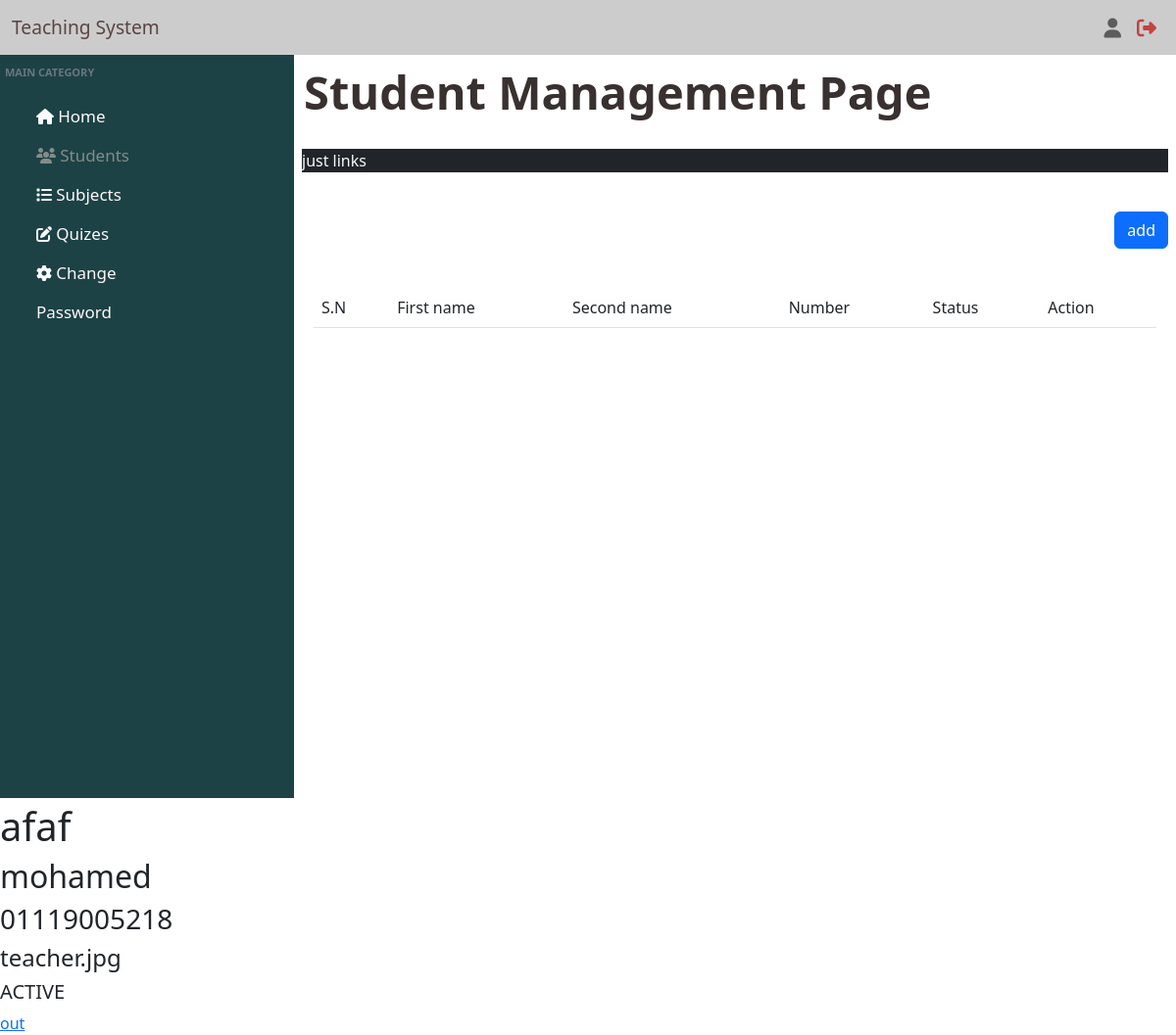
The app's page /teacher/students.php (signed in) with its own data.
### tables this page shows
CREATE TABLE `users` (
  `user_id` int(11) NOT NULL,
  `user_first_name` varchar(50) NOT NULL,
  `user_last_name` varchar(50) NOT NULL,
  `user_number` varchar(11) NOT NULL,
  `user_image` varchar(100) NOT NULL,
  `user_type` enum('ADMIN','TEACHER','STUDENT') NOT NULL DEFAULT 'STUDENT',
  `user_status` enum('ACTIVE','PENDED') NOT NULL DEFAULT 'PENDED',
  `user_password` varchar(50) NOT NULL
);

### teacher/init.php (called while the page is built, shortened)
<?php
    include_once "../modules/Teacher.php";
    $database = new Database() ;
    $db = $database->connect() ;
    $teacher = new Teacher($db) ;
    $templates = "../inc/templates/" ;
    include_once $templates . 'header.php' ;

### modules/Teacher.php (called while the page is built, shortened)
<?php
    class Teacher{
        private $con = null;
        private $tbl = 'users' ;
        protected $user_first_name ;
        protected $user_last_name ;
        protected $user_number ;
        protected $user_image;
        protected $user_status ;
        public function __construct($db)
        {
            $this->con = $db ;
        }
        public function set_user_first_name($user_first_name)
        {
            $this->user_first_name = $user_first_name ;
        }
        public function set_user_last_name($user_last_name)
        {
            $this->user_last_name = $user_last_name ;
        }
        public function set_user_number($user_number)
        {
            $this->user_number = $user_number ;
        }
        public function set_user_image($user_image)
        {
            $this->user_image = $user_image ;
        }
        public function set_user_status($user_status)
        {
            $this->user_status = $user_status ;
        }
        public function get_user_first_name()
        {
            return $this->user_first_name ;
        }
        public function get_user_last_name()
        {
            return $this->user_last_name ;
        }
        public function get_user_number()
        {
            return $this->user_number  ;
        }
        public function get_user_image()
        {
            return $this->user_image ;
        }
        public function get_user_status()
        {
            return $this->user_status  ;
        }
        public function get_main_category()
        {
            $data = array(
                "categores" => ['home', 'students', 'subjects', 'quizes', 'change password'],
                "icons" => ['<i class="fa-solid fa-house"></i>', '<i class="fa-solid fa-users"></i>', '<i class="fa-solid fa-list"></i>','<i class="fa-solid fa-pen-to-square"></i>','<i class="fa-solid fa-gear"></i>']
            ) ;
            return $data ;
        }
        public function fetch_data($teacher_id)
        {
            $q = "SELECT * FROM $this->tbl WHERE user_id = :user_id" ;
            $stmt = $this->con->prepare($q) ;
            $stmt->execute(array( ':user_id' => $teacher_id )) ;
            return $stmt ;
        }
    }
?>

### teacher/students.php (the view, shortened to what this page needs)
<?php
    $page_title = "students" ;
    include_once "./init.php" ;
    $res = $teacher->fetch_data($_SESSION['user_id']) ;
    if($res->rowCount()){
        while ($row = $res->fetch(PDO::FETCH_ASSOC)) {
            extract($row) ;
            $teacher->set_user_first_name($user_first_name) ;
            $teacher->set_user_last_name($user_last_name) ;
            $teacher->set_user_number($user_number) ;
            $teacher->set_user_image($user_image) ;
            $teacher->set_user_status($user_status) ;
            $teacher->set_user_password($user_password) ;
        }
        ?>
                    <div class="menu col-3 text-light">
                        <p class="main-category col-12 text-gray text-uppercase fw-semibold text-muted">main category</p>
                        <div class="categoreys col-12">
                            <ul>
                                <div class="container-fluid">
                                    <?php
                                        $data = $teacher->get_main_category() ;
                                        $item = '' ;
                                        $i = 0 ;
                                        foreach ($data['categores'] as $category) {
                                            $item .='
                                                    <div class="row">
                                                            <div class="col-6 text-start">
                                                                <li class="';
                                                                if($page_title == $category || ($page_title =='dashboard' && $category =='home')){
                                                                    $item .='active' ;
                                                                }
                                                                $item .= '">
                                                                    '.$data['icons'][$i].' <a class="text-capitalize';
                                                                if($page_title == $category || ($page_title =='dashboard' && $category =='home')){
                                                                    $item .=' active' ;
                                                                }
                                                                $item .= '" ';
                                                                if($category == 'home'){
                                                                    $item .= 'href="./"' ;
                                                                }elseif($category == "change password"){
                                                                    $item .= 'id="change_password_button"' ;
                                                                }else{
                                                                    $item .= 'href="./'.$category.'.php"' ;
                                                                }
                                                                $item .='>'.$category.'</a>
                                                                </li>
                                                            </div>
                                                    </div>' ;
                                            $i = $i +1 ;
                                        }
                                        echo $item ;
                                    ?>
                                </div>
                            </ul>
                        </div>
                    </div>
                    <div class="data col-9">
                        <h1 class="text-capitalize">
                            student management page
                        </h1>
                        <div class="row">
                            <div class="col-12 bg-dark text-light">just links</div>
                        </div>
                        <div class="row">
                            <div class="col-12 text-end">
                                <button data-title='Add Student' data-action='add' id="add_user_button" class="btn btn-md btn-primary">add</button>
                            </div>
                        </div>
                        <div class="students">
                            <table id="datatable" class="table hover">
                                <thead>
                                    <th>S.N</th>
                                    <th>First name</th>
                                    <th>Second name</th>
                                    <th>Number</th>
                                    <th>Status</th>
                                    <th>Action</th>
                                </thead>
                            </table>
                        </div>
                    </div>
                </div>
            </div>
        <?php
        echo '<h1>'.$teacher->get_user_first_name().'</h1>' ;
        echo '<h2>'.$teacher->get_user_last_name().'</h2>' ;
        echo '<h3>'.$teacher->get_user_number().'</h3>' ;
        echo '<h4>'.$teacher->get_user_image().'</h4>' ;
        echo '<h5>'.$teacher->get_user_status().'</h5>' ;
    }else{
        echo "there are no user with id = 3" ;
    }
    echo '<a href="../logout.php">out</a>' ;
?>
</body>
</html>

### layout/css/main_style.css (style rules this page uses)
* { padding: 0 ; margin: 0 ; box-sizing: border-box ; }
.row > * { padding: 0px !important; }
.menu { background-color: #1c4246; padding: 10px 5px 5px !important; }
.menu .main-category { font-size: 11px; }
.menu ul { line-height: 40px; list-style-type: none; }
.menu ul li { line-height: 40px; list-style-type: none; }
.menu #change_password_button { cursor: pointer; }
.menu ul li.active, .menu ul .row li a.active { color: #868b89; }
.menu ul .row li a { text-decoration: none; color: #fff7f7; font-size: 17px; font-weight: 400; }
.data { padding: 10px !important; background-color: #FFF; }
.data h1 { color: #393030; font-size: 47px; font-weight: 600; }
.data > div { margin-top: 20px; padding: 10px !important; }

### layout/teacher/css/style.css (style rules this page uses)
* { padding: 0; margin: 0; box-sizing: border-box; }

### records on screen
users: user_first_name "afaf", user_last_name "mohamed", user_number "01119005218", user_image "teacher.jpg", user_status "ACTIVE"

### other values on screen
$category "Home"
$category "Students"
$category "Subjects"
$category "Quizes"
$category "Change Password"
